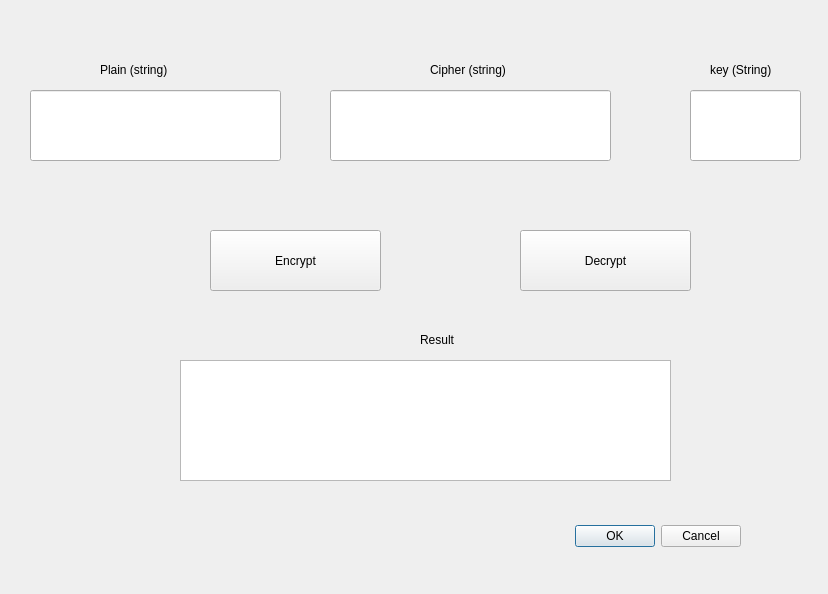
<?xml version="1.0" encoding="UTF-8"?>
<ui version="4.0">
 <class>qtplayfair</class>
 <widget class="QDialog" name="qtplayfair">
  <property name="geometry">
   <rect>
    <x>0</x>
    <y>0</y>
    <width>828</width>
    <height>594</height>
   </rect>
  </property>
  <property name="windowTitle">
   <string>Dialog</string>
  </property>
  <widget class="QDialogButtonBox" name="buttonBox">
   <property name="geometry">
    <rect>
     <x>400</x>
     <y>520</y>
     <width>341</width>
     <height>32</height>
    </rect>
   </property>
   <property name="orientation">
    <enum>Qt::Horizontal</enum>
   </property>
   <property name="standardButtons">
    <set>QDialogButtonBox::Cancel|QDialogButtonBox::Ok</set>
   </property>
  </widget>
  <widget class="QLabel" name="KeyLabel">
   <property name="geometry">
    <rect>
     <x>710</x>
     <y>60</y>
     <width>91</width>
     <height>20</height>
    </rect>
   </property>
   <property name="text">
    <string>key (String)</string>
   </property>
  </widget>
  <widget class="QLabel" name="CipherLabel">
   <property name="geometry">
    <rect>
     <x>430</x>
     <y>60</y>
     <width>101</width>
     <height>20</height>
    </rect>
   </property>
   <property name="text">
    <string>Cipher (string)</string>
   </property>
  </widget>
  <widget class="QPushButton" name="DecryptPushButton">
   <property name="geometry">
    <rect>
     <x>520</x>
     <y>230</y>
     <width>171</width>
     <height>61</height>
    </rect>
   </property>
   <property name="text">
    <string>Decrypt</string>
   </property>
  </widget>
  <widget class="QLabel" name="PlainLabel">
   <property name="geometry">
    <rect>
     <x>100</x>
     <y>60</y>
     <width>91</width>
     <height>20</height>
    </rect>
   </property>
   <property name="text">
    <string>Plain (string)</string>
   </property>
  </widget>
  <widget class="QLineEdit" name="CipherLineEdit">
   <property name="geometry">
    <rect>
     <x>330</x>
     <y>90</y>
     <width>281</width>
     <height>71</height>
    </rect>
   </property>
  </widget>
  <widget class="QLineEdit" name="KeyLineEdit">
   <property name="geometry">
    <rect>
     <x>690</x>
     <y>90</y>
     <width>111</width>
     <height>71</height>
    </rect>
   </property>
  </widget>
  <widget class="QTextBrowser" name="OutputTextBrowser">
   <property name="geometry">
    <rect>
     <x>180</x>
     <y>360</y>
     <width>491</width>
     <height>121</height>
    </rect>
   </property>
  </widget>
  <widget class="QLabel" name="CipherLabel_2">
   <property name="geometry">
    <rect>
     <x>420</x>
     <y>330</y>
     <width>91</width>
     <height>20</height>
    </rect>
   </property>
   <property name="text">
    <string>Result</string>
   </property>
  </widget>
  <widget class="QLineEdit" name="PlainLineEdit">
   <property name="geometry">
    <rect>
     <x>30</x>
     <y>90</y>
     <width>251</width>
     <height>71</height>
    </rect>
   </property>
  </widget>
  <widget class="QPushButton" name="EncryptPushButton">
   <property name="geometry">
    <rect>
     <x>210</x>
     <y>230</y>
     <width>171</width>
     <height>61</height>
    </rect>
   </property>
   <property name="text">
    <string>Encrypt</string>
   </property>
  </widget>
 </widget>
 <resources/>
 <connections>
  <connection>
   <sender>buttonBox</sender>
   <signal>accepted()</signal>
   <receiver>qtplayfair</receiver>
   <slot>accept()</slot>
   <hints>
    <hint type="sourcelabel">
     <x>248</x>
     <y>254</y>
    </hint>
    <hint type="destinationlabel">
     <x>157</x>
     <y>274</y>
    </hint>
   </hints>
  </connection>
  <connection>
   <sender>buttonBox</sender>
   <signal>rejected()</signal>
   <receiver>qtplayfair</receiver>
   <slot>reject()</slot>
   <hints>
    <hint type="sourcelabel">
     <x>316</x>
     <y>260</y>
    </hint>
    <hint type="destinationlabel">
     <x>286</x>
     <y>274</y>
    </hint>
   </hints>
  </connection>
 </connections>
</ui>
